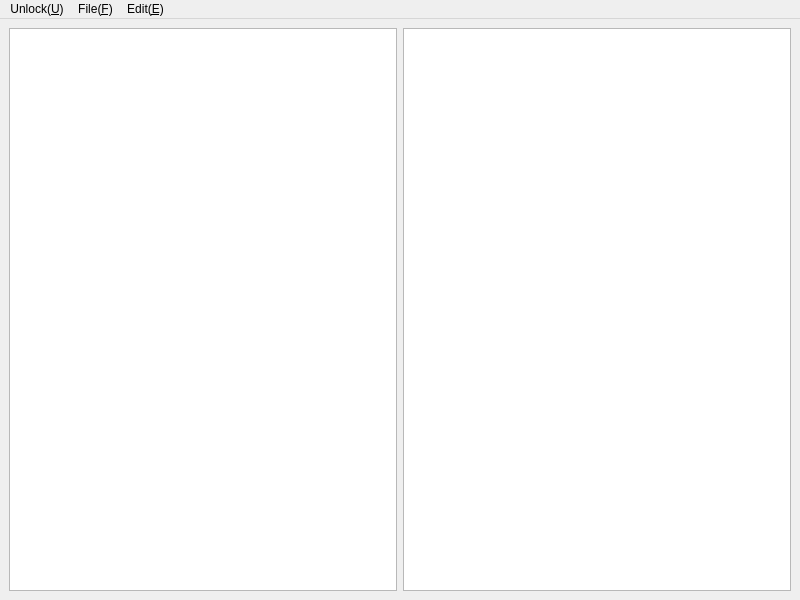
<?xml version="1.0" encoding="UTF-8"?>
<ui version="4.0">
 <class>NameManager</class>
 <widget class="QMainWindow" name="NameManager">
  <property name="windowModality">
   <enum>Qt::WindowModality::ApplicationModal</enum>
  </property>
  <property name="geometry">
   <rect>
    <x>0</x>
    <y>0</y>
    <width>800</width>
    <height>600</height>
   </rect>
  </property>
  <property name="windowTitle">
   <string>RPQt Namelist Manager</string>
  </property>
  <widget class="QWidget" name="centralWidget">
   <layout class="QHBoxLayout" name="horizontalLayout">
    <item>
     <widget class="QListWidget" name="listWidget">
      <property name="verticalScrollMode">
       <enum>QAbstractItemView::ScrollMode::ScrollPerItem</enum>
      </property>
     </widget>
    </item>
    <item>
     <widget class="QListWidget" name="memberListWidget">
      <property name="verticalScrollMode">
       <enum>QAbstractItemView::ScrollMode::ScrollPerItem</enum>
      </property>
     </widget>
    </item>
   </layout>
  </widget>
  <widget class="QMenuBar" name="menuBar">
   <property name="geometry">
    <rect>
     <x>0</x>
     <y>0</y>
     <width>800</width>
     <height>24</height>
    </rect>
   </property>
   <widget class="QMenu" name="menuUnlock">
    <property name="title">
     <string>Unlock(&amp;U)</string>
    </property>
    <addaction name="actionUnlock"/>
   </widget>
   <widget class="QMenu" name="menuFile">
    <property name="title">
     <string>File(&amp;F)</string>
    </property>
    <addaction name="actionSave"/>
    <addaction name="actionReload"/>
   </widget>
   <widget class="QMenu" name="menuEdit">
    <property name="title">
     <string>Edit(&amp;E)</string>
    </property>
    <addaction name="actionAddList"/>
    <addaction name="actionRemoveList"/>
    <addaction name="separator"/>
    <addaction name="actionAddMember"/>
    <addaction name="actionRemoveMember"/>
    <addaction name="separator"/>
    <addaction name="actionImport"/>
    <addaction name="actionChangePassphrase"/>
   </widget>
   <addaction name="menuUnlock"/>
   <addaction name="menuFile"/>
   <addaction name="menuEdit"/>
  </widget>
  <action name="actionUnlock">
   <property name="text">
    <string>Unlock</string>
   </property>
  </action>
  <action name="actionSave">
   <property name="icon">
    <iconset theme="QIcon::ThemeIcon::DocumentSave"/>
   </property>
   <property name="text">
    <string>Save</string>
   </property>
  </action>
  <action name="actionChangePassphrase">
   <property name="text">
    <string>Edit Passphrase</string>
   </property>
  </action>
  <action name="actionImport">
   <property name="icon">
    <iconset theme="QIcon::ThemeIcon::DocumentOpen"/>
   </property>
   <property name="text">
    <string>Import</string>
   </property>
  </action>
  <action name="actionAddList">
   <property name="text">
    <string>Add List</string>
   </property>
  </action>
  <action name="actionRemoveList">
   <property name="text">
    <string>Remove List</string>
   </property>
  </action>
  <action name="actionAddMember">
   <property name="text">
    <string>Add Member</string>
   </property>
  </action>
  <action name="actionRemoveMember">
   <property name="text">
    <string>Remove Member</string>
   </property>
  </action>
  <action name="actionReload">
   <property name="icon">
    <iconset theme="QIcon::ThemeIcon::EditUndo"/>
   </property>
   <property name="text">
    <string>Reload</string>
   </property>
  </action>
 </widget>
 <resources/>
 <connections/>
</ui>
